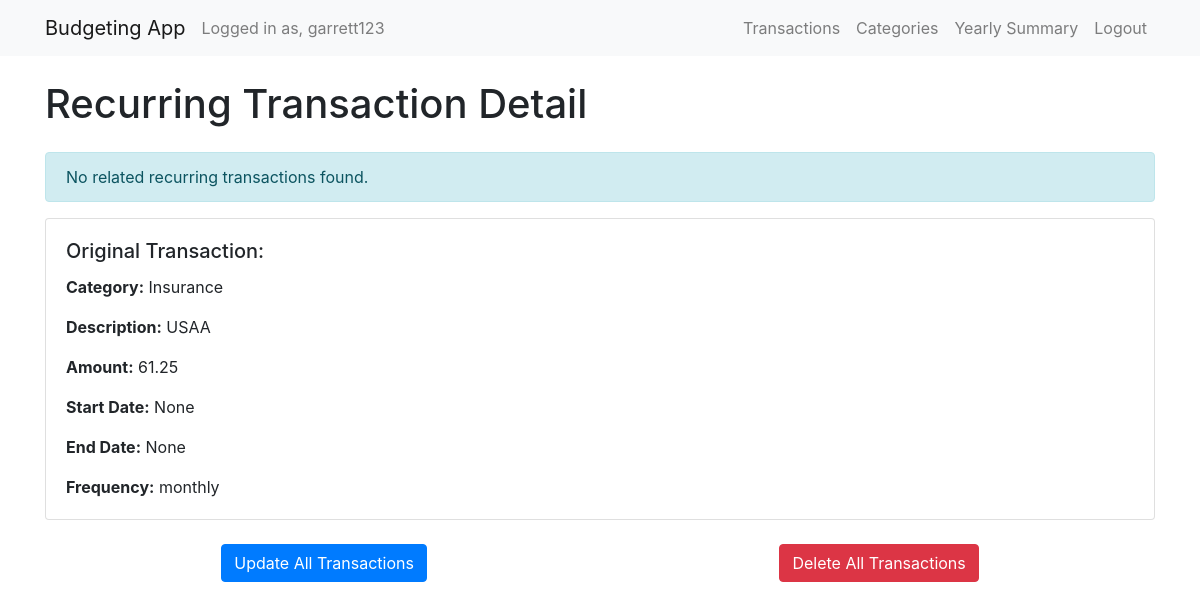
Screenshot of /recurring_transaction_detail/52/ (signed in) with the database file from the repository.
### budget/models.py (models this page shows, shortened)
class Transaction(models.Model):
    user = models.ForeignKey(User, on_delete=models.CASCADE)
    amount = models.DecimalField(max_digits=10, decimal_places=2)
    description = models.CharField(max_length=255)
    category = models.ForeignKey(Category, on_delete=models.CASCADE)
    is_income = models.BooleanField(default=False)
    transaction_date = models.DateField()
    recurring = models.BooleanField(default=False)
    frequency = models.CharField(max_length=10, null=True, blank=True)  # e.g., 'monthly', 'weekly',
    start_date = models.DateField(null=True, blank=True)
    end_date = models.DateField(null=True, blank=True)
    original_transaction = models.ForeignKey('self', on_delete=models.SET_NULL, null=True, blank=True)
    related_transaction = models.ForeignKey('self', on_delete=models.SET_NULL, null=True, blank=True, related_name='related_transactions')

class Category(models.Model):
    user = models.ForeignKey(User, on_delete=models.CASCADE)
    name = models.CharField(max_length=255)

### budget/views.py (the view)
# urls.py: path('recurring_transaction_detail/<int:pk>/', views.recurring_transaction_detail, name='recurring_transaction_detail'),
@login_required
def recurring_transaction_detail(request, pk):
    try:
        original_transaction = Transaction.objects.get(id=pk, user=request.user)
        if original_transaction.original_transaction is not None:
            raise Http404("This transaction is not the original one.")
        transactions = Transaction.objects.filter(user=request.user, related_transaction=original_transaction)
        if not transactions.exists():
            messages.info(request, 'No related recurring transactions found.')
        context = {
            'transactions': transactions,
            'original_transaction': original_transaction
        }
        return render(request, 'recurring_transaction_detail.html', context)
    except Transaction.DoesNotExist:
        raise Http404("Transaction not found.")

### budget/context_processors.py (called while the page is built)
def default_year_month(request):
    current_date = datetime.now()
    default_year = current_date.year
    default_month = current_date.month
    return {
        'default_year': default_year,
        'default_month': default_month,
    }

### budget/templates/recurring_transaction_detail.html (shortened to what this page needs)
{% extends 'layout.html' %}
{% block content %}
<div class="container mb-5">
    <h1 class="my-4">Recurring Transaction Detail</h1>
    {% if messages %}
        {% for message in messages %}
            <div class="alert alert-{{ message.tags }}" role="alert">
                {{ message }}
            </div>
        {% endfor %}
    {% endif %}
    <div class="card mb-4">
        <div class="card-body">
            <h5 class="card-title">Original Transaction:</h5>
            <p class="card-text"><strong>Category:</strong> {{ original_transaction.category.name }}</p>
            <p class="card-text"><strong>Description:</strong> {{ original_transaction.description }}</p>
            <p class="card-text"><strong>Amount:</strong> {{ original_transaction.amount }}</p>
            <p class="card-text"><strong>Start Date:</strong> {{ original_transaction.start_date }}</p>
            <p class="card-text"><strong>End Date:</strong> {{ original_transaction.end_date }}</p>
            <p class="card-text"><strong>Frequency:</strong> {{ original_transaction.frequency }}</p>
        </div>
    </div>
    <div class="mb-4 d-flex justify-content-around align-items-center mt-4">
    <a href="{% url 'update_all_transactions' original_transaction.id %}" class="btn btn-primary">Update All Transactions</a>
    <form action="{% url 'delete_all_transactions' original_transaction.id %}" method="post">
        <button type="submit" class="btn btn-danger">Delete All Transactions</button>
    </form>
    </div>
</div>
{% endblock %}

### budget/templates/layout.html (shortened to what this page needs)
{% load static %}
<!DOCTYPE html>
<html lang="en">
<head>
  <link rel="stylesheet" href="{% static 'styles.css' %}">
  <link rel="stylesheet" href="https://stackpath.bootstrapcdn.com/bootstrap/4.5.2/css/bootstrap.min.css">
</head>
<body>
    <div class="header">
        <nav class="navbar navbar-expand-lg navbar-light bg-light">
            <div class="container">
            <a class="navbar-brand" href="{% url 'index' %}">Budgeting App</a>
            {% if user.is_authenticated %}
            <span class="navbar-text">Logged in as, {{ user.username }}</span>
            {% endif %}
            <div class="collapse navbar-collapse" id="navbarNav">
                <ul class="navbar-nav ml-auto">
                    {% if user.is_authenticated %}
                <li class="nav-item">
                    <a class="nav-link" href="{% url 'transaction_list' default_year default_month %}">Transactions</a>
                </li>
                <li class="nav-item">
                    <a class="nav-link" href="{% url 'category_list' %}">Categories</a>
                </li>
                <li class="nav-item">
                    <a class="nav-link" href="{% url 'yearly_summary' default_year %}">Yearly Summary</a>
                </li>
                <li class="nav-item">
                    <a class="nav-link" href="{% url 'logout' %}">Logout</a>
                </li>
                {% else %}
                <li class="nav-item">
                    <a class="nav-link" href="{% url 'login' %}">Login</a>
                </li>
                {% endif %}
                </ul>
            </div>
            </div>
        </nav>
    </div>
    {% block content %}
    {% endblock %}
</body>
</html>

### budget/static/styles.css (style rules this page uses)
.card { margin-bottom: 20px; }
.card-title { margin-bottom: 0; }

### rows the page displays
Transaction: category.name "Insurance", description "USAA", amount "61.25", start_date "None", end_date "None", frequency "monthly"

### other values shown
{{ user.username }} "garrett123"
{{ message }} "No related recurring transactions found."
